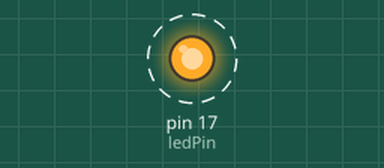
A sketch run on a simulated Arduino Uno, built with avr-gcc and run on an emulated ATmega328P. On the bench: output pins drawn as LEDs (lit = HIGH). Dashed ring = blinking.

Above: at 0.5 s.
Timing chart, 0 to 4.6 s (numbered marks = the images above):
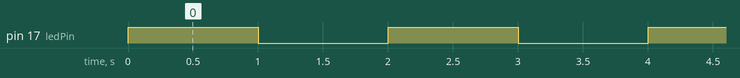

Measured:
- by itself, pin 17 (ledPin): alternates HIGH for 1.0 s and LOW for 1.0 s

The sketch:

codetop.ino
```cpp
// Broche à laquelle la LED est connectée
const int ledPin = 17;

void setup() {
  // Configure la broche de la LED comme sortie
  pinMode(ledPin, OUTPUT);
}

void loop() {
  // Allume la LED
  digitalWrite(ledPin, HIGH);
  // Attend 1 seconde
  delay(1000);
  // Éteint la LED
  digitalWrite(ledPin, LOW);
  // Attend 1 seconde
  delay(1000);
}
```
